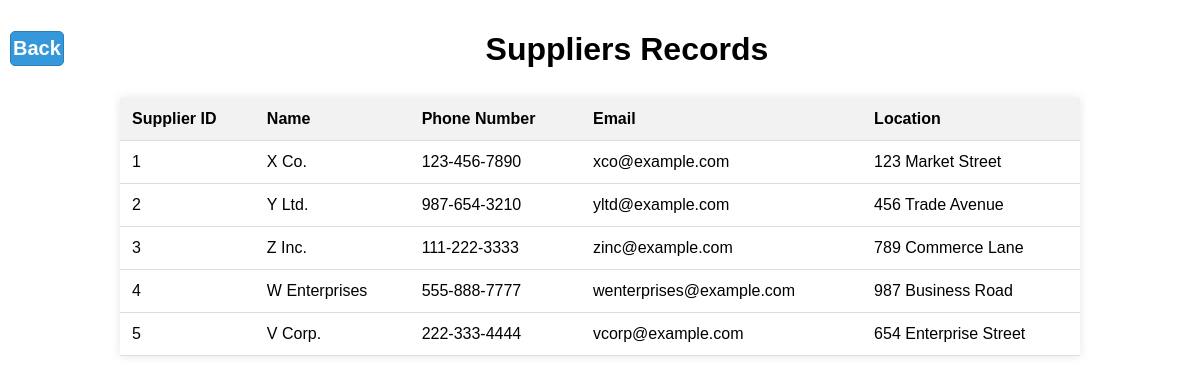
Page /CONTENTS/supview.php on the committed database.
### tables this page shows
CREATE TABLE `suppliers` (
  `s_id` int(11) NOT NULL,
  `s_name` varchar(15) DEFAULT NULL,
  `s_pnum` varchar(12) DEFAULT NULL,
  `s_mail` varchar(25) DEFAULT NULL,
  `s_location` varchar(30) DEFAULT NULL
);

### CONTENTS/supview.php (the view, shortened to what this page needs)
<!DOCTYPE HTML>
<html lang="en">
<head>
</head>
<body>
<h1><a class="back-button" href="main.php">Back</a>Suppliers Records</h1>
<table>
    <tr>
        <th>Supplier ID</th>
        <th>Name</th>
        <th>Phone Number</th>
        <th>Email</th>
        <th>Location</th>
    </tr>
    <?php
    $link = mysqli_connect("localhost", "root", "", "dbms");
    $query = "SELECT * FROM suppliers";
    $result = mysqli_query($link, $query);
    if ($result) {
        while ($row = mysqli_fetch_assoc($result)) {
            echo "<tr>";
            echo "<td>{$row['s_id']}</td>";
            echo "<td>{$row['s_name']}</td>";
            echo "<td>{$row['s_pnum']}</td>";
            echo "<td>{$row['s_mail']}</td>";
            echo "<td>{$row['s_location']}</td>";
            echo "</tr>";
        }
    } else {
        echo "Error in query execution: " . mysqli_error($link);
    }
    ?>
</table>
</body>
</html>

### CONTENTS/supview.php (style rules this page uses)
body { background-image: url("https://us.123rf.com/450wm/jardelbassi/jardelbassi2304/jardelbassi230401147/203506317-pharmacy-and-drugstore-blur-background-with-bokeh-image.jpg?ver=6"); background-repeat: no-repeat; background-attachment: fixed; background-size: cover; margin: 0; font-family: Arial, sans-serif; }
h1 { text-align: center; background-color: white; padding: 10px; margin-bottom: 0; }
table { border-collapse: collapse; width: 80%; margin: 20px auto; background-color: white; box-shadow: 0 0 10px rgba(0, 0, 0, 0.1); }
th, td { padding: 12px; text-align: left; border-bottom: 1px solid #ddd; }
th { background-color: #f2f2f2; }
.back-button { display: inline-block; padding: 5px 2px; text-decoration: none; font-size:20px; background-color: #3498db; color: #fff; border: 1px solid #2980b9; border-radius: 5px; transition: background-color 0.3s; float:left; }

### rows in the picture
suppliers: s_id "1", s_name "X Co.", s_pnum "123-456-7890", s_mail "xco@example.com", s_location "123 Market Street"
suppliers: s_id "2", s_name "Y Ltd.", s_pnum "987-654-3210", s_mail "yltd@example.com", s_location "456 Trade Avenue"
suppliers: s_id "3", s_name "Z Inc.", s_pnum "111-222-3333", s_mail "zinc@example.com", s_location "789 Commerce Lane"
suppliers: s_id "4", s_name "W Enterprises", s_pnum "555-888-7777", s_mail "wenterprises@example.com", s_location "987 Business Road"
suppliers: s_id "5", s_name "V Corp.", s_pnum "222-333-4444", s_mail "vcorp@example.com", s_location "654 Enterprise Street"
